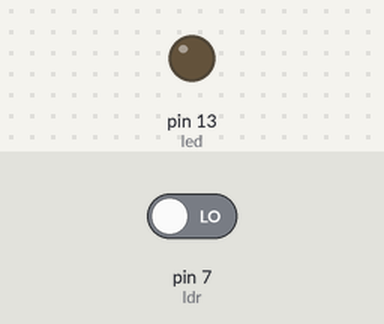
Bench run of a sketch on a simulated Arduino Uno, built with avr-gcc and run on an emulated ATmega328P. Shown: output pins drawn as LEDs (lit = HIGH). The test bench sets the inputs (shaded band); at power-on: pin 7 (ldr) LOW.

Above: at 1.8 s.
1.9 s: pin 7 (ldr) driven HIGH
At 3.0 s:
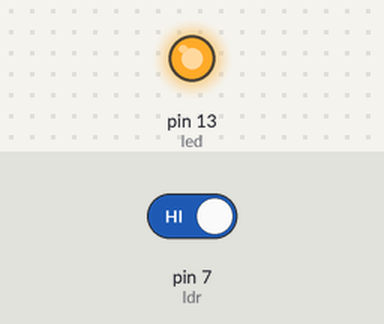
3.5 s: pin 7 (ldr) driven LOW
At 4.2 s:
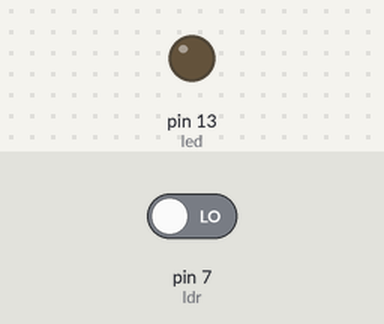
Timing chart, 0 to 6.5 s (numbered marks = the images above; inputs shaded):
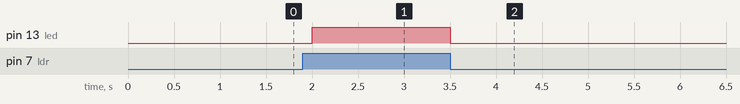

Measured:
- after the input at 1.9 s, pin 13 (led): LOW → HIGH after 0.10 s
- after the input at 3.5 s, pin 13 (led): HIGH → LOW at once

The sketch:

LDR.ino
```cpp
const int ldr = 7;
const int led = 13;

void setup() {
  pinMode(ldr,INPUT);//define pin as input sensor
  pinMode(led,OUTPUT);//define pin as output sensor


}

void loop() {
int y =digitalRead(ldr);//read the sensor
if (y==1){
  digitalWrite(led,HIGH);//turn on led
}else{digitalWrite(led,LOW);//turn off led
}
delay(500);

}
```
